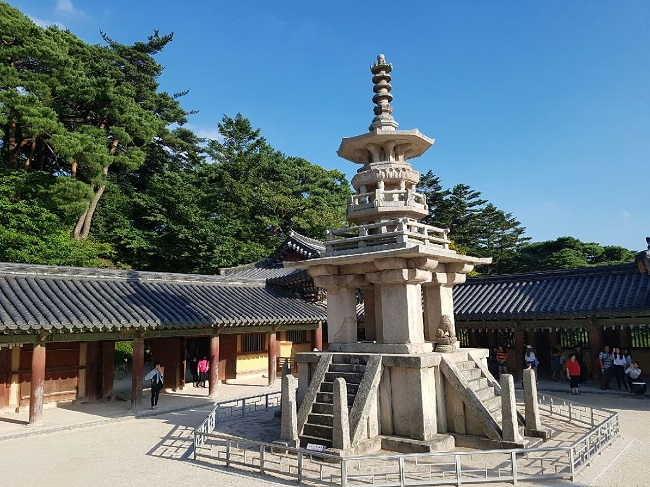
#> input picture W3_Edge and Region/dabo.jpg, 650 x 487 px
$ python 3_2.py
#> lines starting #> are read from the running program, lines starting #| are printed output that depends on the picture; after the words box and inside, x2 and y2 are one past the last pixel; in counts of white or black regions, pixels touching at a corner belong together
import cv2 as cv
import numpy as np
import matplotlib.pyplot as plt

img = cv.imread('dabo.jpg')  # 원본 이미지 불러오기
#> img is the input picture: shape (487, 650, 3); mean B, G, R 123.4, 116.1, 96.8

gray = cv.cvtColor(img, cv.COLOR_BGR2GRAY)  # 그레이스케일 변환
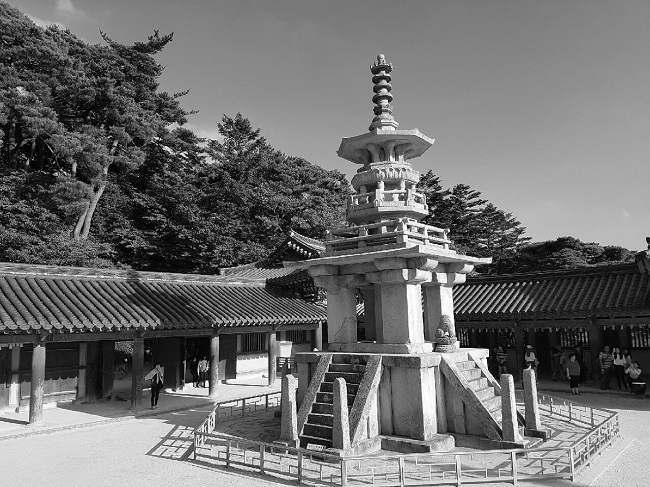
#> gray: shape (487, 650); min 0, max 255, mean 111.2

edges = cv.Canny(gray, 100, 200)  # 캐니 에지 검출(threshold1=100, threshold2=200으로 에지 찾기)
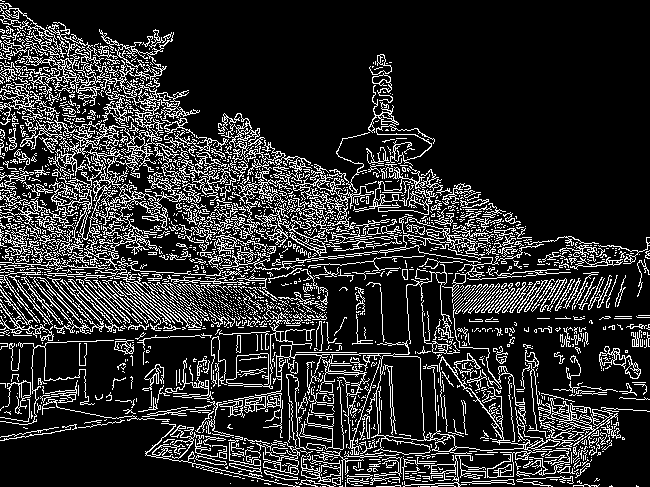
#> edges: shape (487, 650); 17.4% white in thin lines or dots

lines = cv.HoughLinesP(edges, 1, np.pi/180, 100, minLineLength=50, maxLineGap=10)  # 허프 변환으로 직선 검출 (파라미터는 적당히 설정)
#> lines = 617 rows, first 6: [4, 30, 381, 407], [63, 74, 257, 268], [46, 28, 325, 307], [92, 110, 265, 283], [235, 298, 294, 357], [149, 198, 262, 311]

line_img = img.copy()  # 원본 복사

# 원본 이미지에 직선 그리기
if lines is not None:  # 검출된 직선이 있을 때만 실행
    for line in lines:  # 각 직선에 대해 반복
        x1, y1, x2, y2 = line[0]  # 직선 좌표 꺼내기
        cv.line(line_img, (x1, y1), (x2, y2), (0, 0, 255), 2)  # 빨간색(0,0,255), 두께 2로 직선 그리기
#> this loop made 617 passes
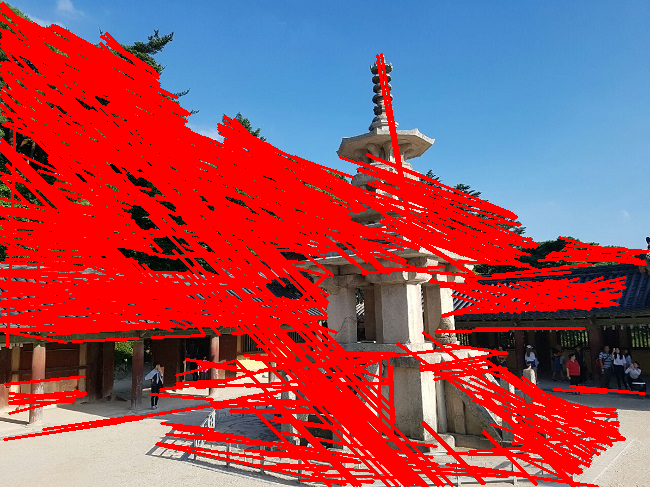
#> line_img: shape (487, 650, 3); mean B, G, R 92.2, 79.1, 160.5

plt.figure(figsize=(10,5))  # 전체 화면 크기 설정

plt.subplot(1,2,1)  # 1번째 이미지
plt.imshow(cv.cvtColor(img, cv.COLOR_BGR2RGB))  # 원본 이미지 출력 (RGB 변환)
plt.title('Original Image')  # 이름
plt.axis('off')  # 축 제거

plt.subplot(1,2,2)  # 2번 이미지
plt.imshow(cv.cvtColor(line_img, cv.COLOR_BGR2RGB))  # 직선 그려진 이미지 출력
plt.title('Detected Lines')  # 이름
plt.axis('off')  # 축 제거

plt.show()  # 결과 출력
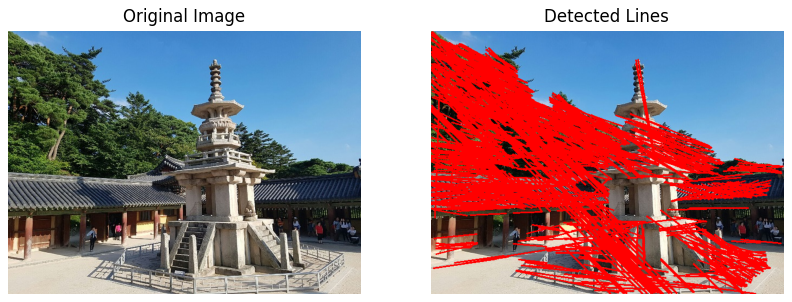
#> figure drawn by matplotlib, 2 panels

$ run again, with W3_Edge and Region/coffee cup.JPG copied over W3_Edge and Region/dabo.jpg
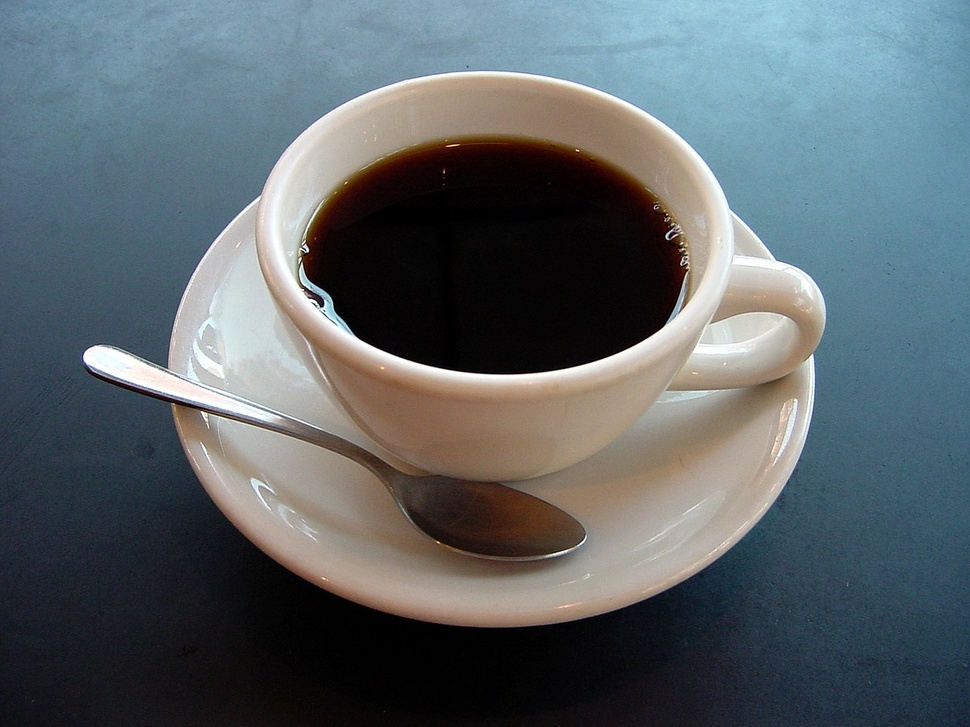
#> input picture W3_Edge and Region/coffee cup.JPG, 970 x 727 px, shrunk from 1280 x 960 before the run
#> img is the input picture: shape (727, 970, 3); mean B, G, R 105.3, 100.9, 92.1
#> `edges = cv.Canny(gray, 100, 200)`:
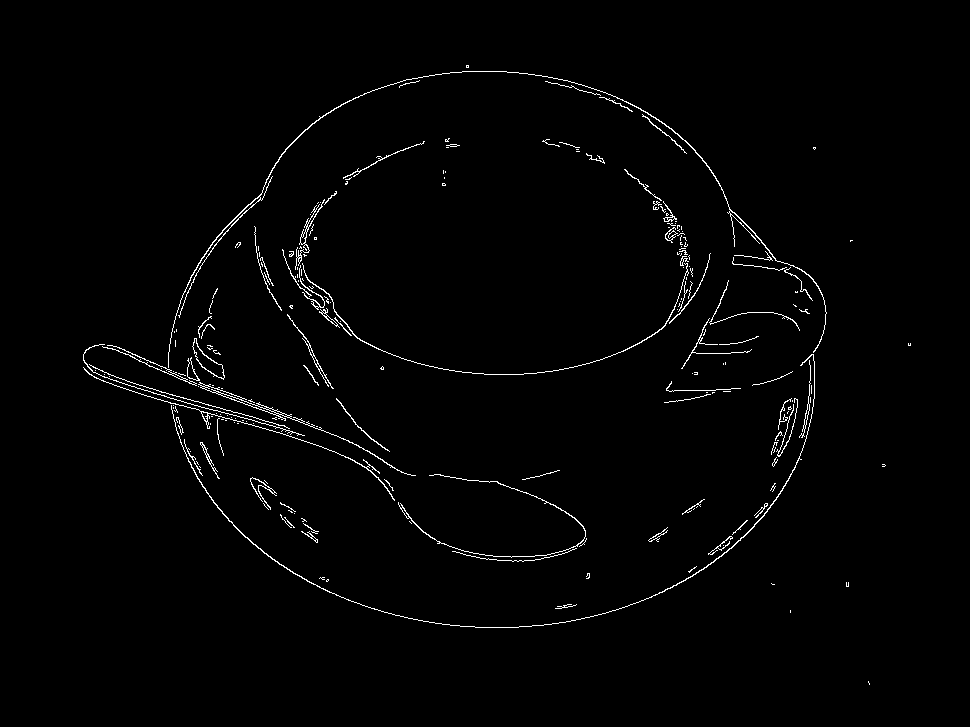
#> edges: shape (727, 970); 1.4% white in thin lines or dots, all inside (x1, y1, x2, y2) = (83, 65, 911, 685)
#> lines = [[114, 385, 303, 440], [84, 368, 287, 427], [226, 394, 352, 442], [146, 360, 198, 380], [189, 378, 295, 417], [217, 410, 304, 435], [125, 384, 240, 417]]
#> the loop `for line in lines:` made 7 passes
#> `plt.show()`:
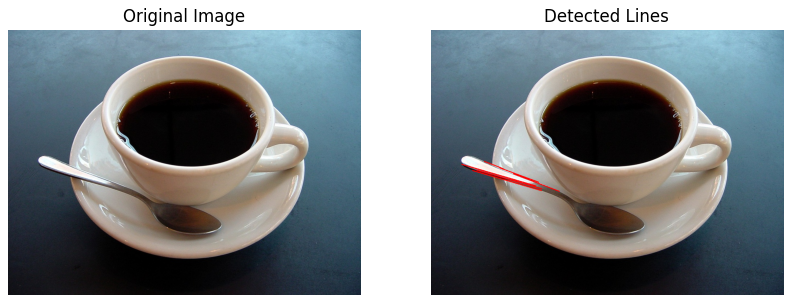
#> figure drawn by matplotlib, 2 panels
